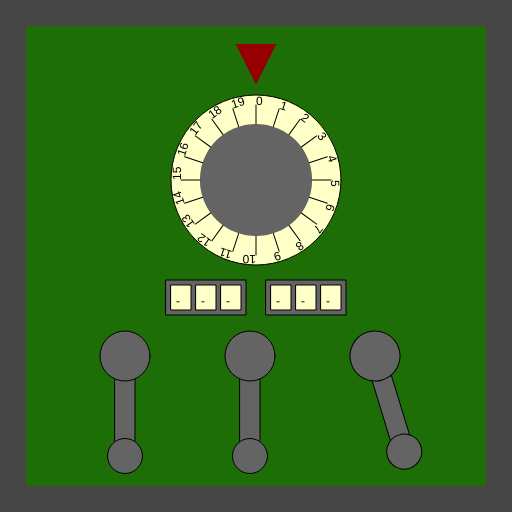
Frame 1 (no input)
Frame 60 (no input): identical to frame 1, image omitted
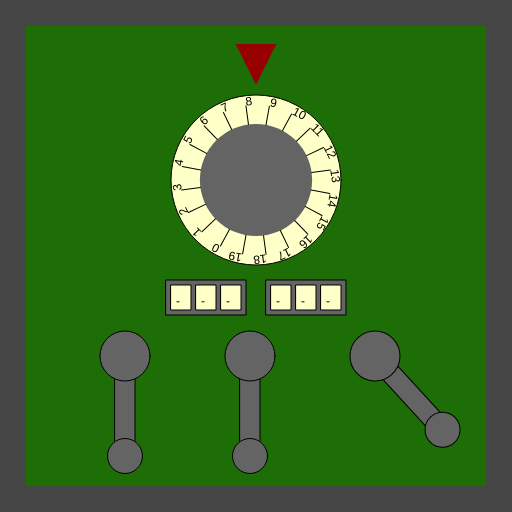
Frame 120 (the mouse pressed at the canvas centre since frame 60)

The p5.js sketch that drew these frames (run headless with seeded random() and noise() and a simulated clock; from frame 60 on, the mouse is pressed at the canvas centre):

// p5.js sketch
// ── sketch.js
/*

Officer: 3494377
CaseNum: 303-3-27793694-3494377

Case 303 - The Case of the Crooked Attorney
Stage 4 - The Courthouse

Torvalds has his final safe in his courthouse chambers. Luckily there is a court case proceeding.
You can sneak into his chambers whilst he makes his closing statement.

Crack the safe by doing the following:

	When the mouse button is pressed:
	- Use the 'random' function to produce random values ranging from 2 to 11.
	- Assign the output to Classified_safe_val_0

	When the mouse button is released:
	- Use the 'random' function to produce random values ranging from 3 to 19.
	- Assign the output to Classified_safe_val_1

	When any key is pressed:
	- Make Classified_safe_val_2 equal to the value of 'keyCode'

	When the mouse button is released:
	- Use the 'map' function to scale mouseY to values ranging from 18 to 69.
	- Assign the output to Classified_safe_val_3

	Whilst the mouse is being dragged:
	- Use the 'map' function to scale mouseY to values ranging from 17 to 79.
	- Assign the output to Classified_safe_val_4

	Whilst the mouse is moving:
	- Use the 'map' function to scale mouseX to values ranging from 17 to 68.
	- Assign the output to Classified_safe_val_5



This time you'll need to create the relevant event handlers yourself.

There are many possible ways of investigating this case, but you
should use ONLY the following commands:

	- The assignment operator aka. the equals sign !
	- mouseX, mouseY
	- key, keyCode
	- random
	- map

*/

//declare the variables

var Classified_safe_val_0;
var Classified_safe_val_1;
var Classified_safe_val_2;
var Classified_safe_val_3;
var Classified_safe_val_4;
var Classified_safe_val_5;


function preload()
{
	//IMAGES WILL BE LOADED HERE

}

function setup()
{
	createCanvas(512,512);

	//initialise the variables
	Classified_safe_val_0 = 0;
	Classified_safe_val_1 = "";
	Classified_safe_val_2 = "";
	Classified_safe_val_3 = 0;
	Classified_safe_val_4 = 0;
	Classified_safe_val_5 = 0;

}

///////////////////EVENT HANDLERS///////////////////

//Create event handlers here to open the safe ...
function mousePressed()
{
//    Use the 'random' function to produce random values ranging from 2 to 11.
//	- Assign the output to Classified_safe_val_0
    let r = random(2,11);
    Classified_safe_val_0 = r;
}

function mouseReleased()
{
//     Use the 'random' function to produce random values ranging from 3 to 19.
//	- Assign the output to Classified_safe_val_1
//    Use the 'map' function to scale mouseY to values ranging from 18 to 69.
//	- Assign the output to Classified_safe_val_3
    let a = random(3,19);
    Classified_safe_val_1 = a;
    let b = map(mouseY, 0, 512, 18 ,69);
    Classified_safe_val_3 = b;
}

function keyPressed()
{
//    Make Classified_safe_val_2 equal to the value of 'keyCode'
    Classified_safe_val_2 = keyCode;
}

function mouseDragged()
{
//    Use the 'map' function to scale mouseY to values ranging from 17 to 79.
//	- Assign the output to Classified_safe_val_4
    let n = map(mouseY, 0, 512, 17, 79);
    Classified_safe_val_4 = n;
}

function mouseMoved()
{
//     Use the 'map' function to scale mouseX to values ranging from 17 to 68.
//	- Assign the output to Classified_safe_val_5
    let z = map(mouseX, 0, 512, 17, 68);
    Classified_safe_val_5 = z;
}
///////////////DO NOT CHANGE CODE BELOW THIS POINT///////////////////

function draw()
{

	//Draw the safe door
	background(70);
	noStroke();
	fill(29,110,6);
	rect(26,26,width-52,width-52);

	//Draw the combination dial
	push();
	translate(256,180);
	drawDial(170,Classified_safe_val_0,20);
	pop();

	//Draw the spinners
	push();
	translate(206,280);
	drawSpinner(3, Classified_safe_val_1);
	pop();

	push();
	translate(306,280);
	drawSpinner(3, Classified_safe_val_2);
	pop();

	//Draw the levers
	push();
	translate(125,356);
	drawLever(Classified_safe_val_3);
	pop();

	push();
	translate(250,356);
	drawLever(Classified_safe_val_4);
	pop();

	push();
	translate(375,356);
	drawLever(Classified_safe_val_5);
	pop();

}

function drawDial(diameter,num,maxNum)
{
	//the combination lock

	var r = diameter * 0.5;
	var p = r * 0.6;

	stroke(0);
	fill(255,255,200);
	ellipse(0,0,diameter,diameter);
	fill(100);
	noStroke();
	ellipse(0,0,diameter*0.66,diameter*0.66);
	fill(150,0,0);
	triangle(
		-p * 0.4,-r-p,
		p * 0.4,-r-p,
		0,-r-p/5
	);

	noStroke();

	push();
	var inc = 360/maxNum;

	rotate(radians(-num * inc));
	for(var i = 0; i < maxNum; i++)
	{
		push();
		rotate(radians(i * inc));
		stroke(0);
		line(0,-r*0.66,0,-(r-10));
		noStroke();
		fill(0);
		text(i,0,-(r-10));
		pop();
	}

	pop();
}

function drawLever(rot)
{
	push();
	rotate(radians(-rot))
	stroke(0);
	fill(100);
	rect(-10,0,20,100);
	ellipse(0,0,50,50);
	ellipse(0,100,35,35);
	pop();
}

function drawSpinner(numSpinners, val)
{
	var sw = 20;
	var ow = (sw + 5) * numSpinners + 5;
	stroke(0);
	fill(100);
	rect(-ow/2,0,ow,35);
	if(typeof(val) == "number")
	{
		val = floor(val).toString(); //convert to string
	}
	var d = numSpinners - val.length;

	for(var d = numSpinners - val.length; d > 0; d--)
	{
		val = "-" + val;
	}

	for(var i = 0; i < numSpinners; i++)
	{
		stroke(0);
		fill(255,255,200);
		rect(-ow/2 + i * (sw + 5) + 5,5,20,25);
		fill(0);
		noStroke();
		text(val[i],-ow/2 + sw/2 + i * (sw +5),25);
	}

}
